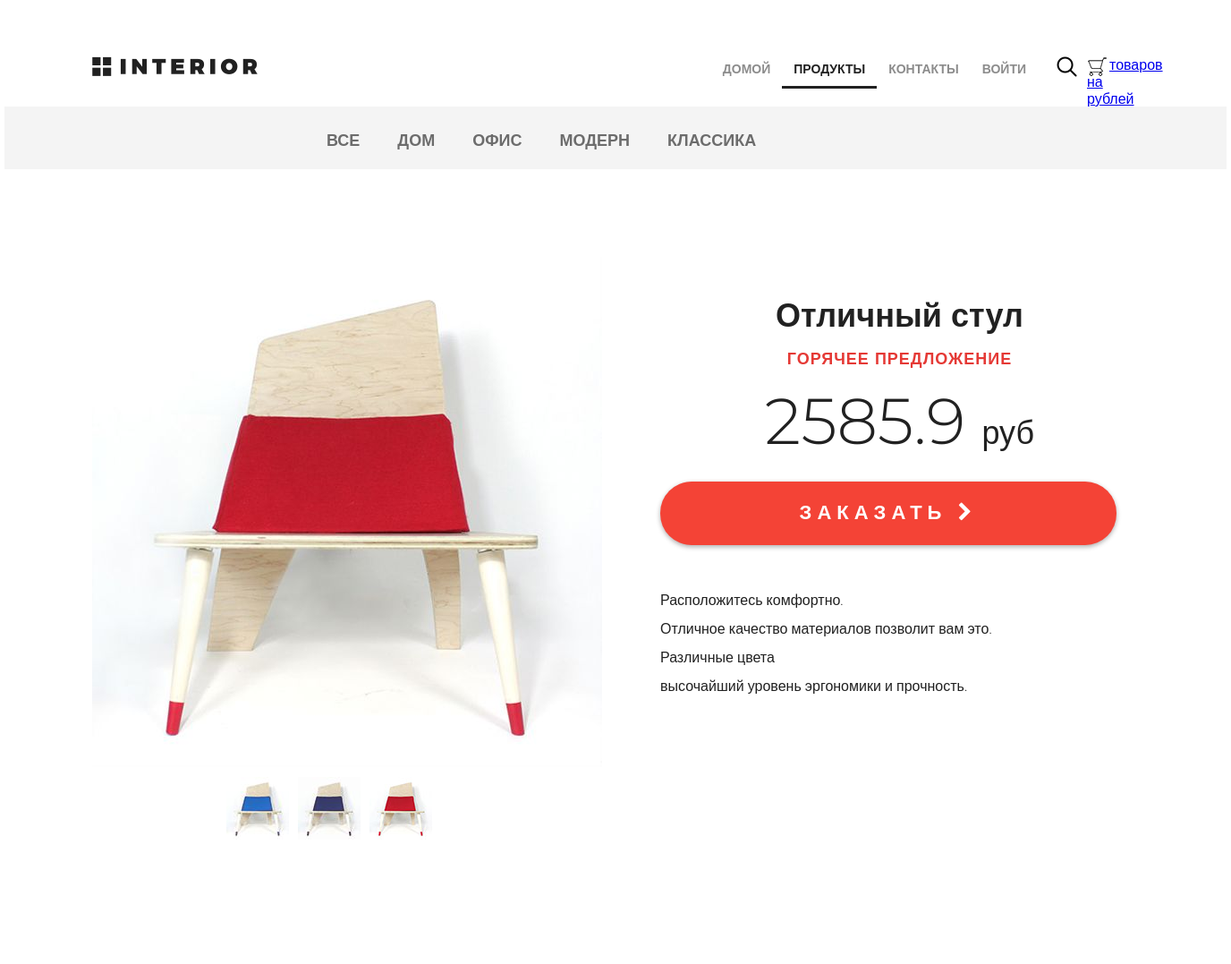
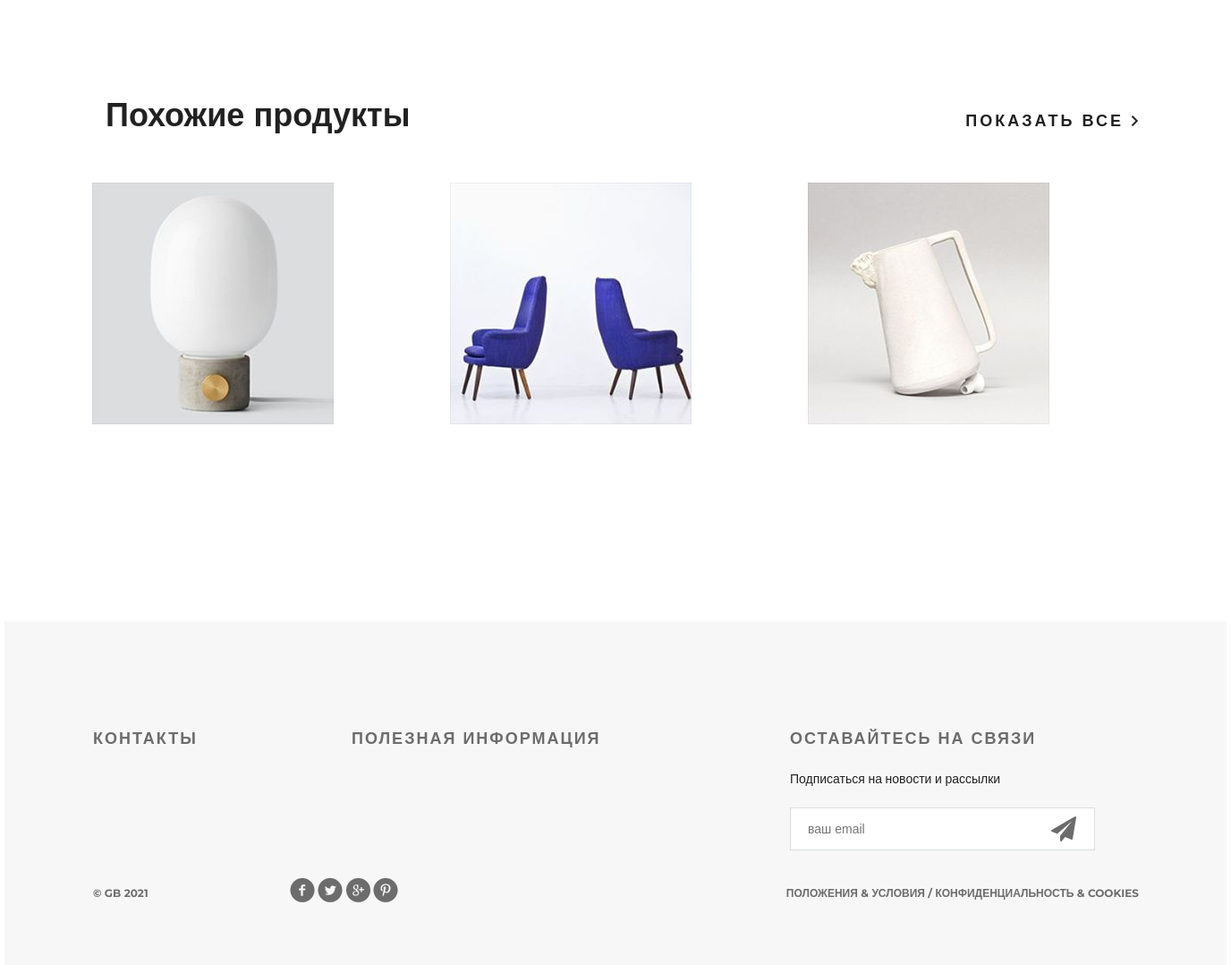
Screenshot of /products/ with the database file from the repository (2 pictures, top to bottom).
### mainapp/models.py (models this page shows, shortened)
class ProductCategory(models.Model):
    name = models.CharField(verbose_name="имя", max_length=64, unique=True)
    description = models.TextField(verbose_name="описание", blank=True)

class Product(models.Model):
    category = models.ForeignKey(ProductCategory, on_delete=models.CASCADE)
    name = models.CharField(verbose_name="имя продукта", max_length=128)
    image = models.ImageField(upload_to="products_images", blank=True)
    short_desc = models.CharField(verbose_name="краткое описание продукта", max_length=60, blank=True)
    description = models.TextField(verbose_name="описание продукта", blank=True)
    price = models.DecimalField(verbose_name="цена продукта", max_digits=8, decimal_places=2, default=0)
    quantity = models.PositiveIntegerField(verbose_name="количество на складе", default=0)

### mainapp/views.py (the view)
# urls.py: path("products/", include("mainapp.categories_urls", namespace="products")),
def products(request, pk=None):
    title = "товары"
    links_menu = ProductCategory.objects.all()
    '''links_menu = [
        {"href":"products_all", "name": "все"},
        {"href":"products_home", "name": "дом"},
        {"href":"products_office", "name": "офис"},
        {"href":"products_modern", "name": "модерн"},
        {"href":"products_classic", "name": "классика"}
    ]'''
    quantity = 0
    price = 0
    if request.user.is_authenticated:
        basket = request.user.basket.all()
        if basket:
            quantity = basket[0].total_quantity
            price = basket[0].total_price
    else:
        basket = []
    if pk is None or pk == 0:
        same_products = Product.objects.all()[:3]
    else:
        same_products = Product.objects.filter(category=pk)
    ''' for prod in basket:
        quantity += prod.quantity'''
    print(quantity)
    content = {
        "title": title,
        "links_menu": links_menu,
        "same_products": same_products,
        "media_url": settings.MEDIA_URL,
        "basket": basket,
        "quantity": quantity,
        "price": price
    }
    return render(request, 'mainapp/products.html', content)

### mainapp/templates/mainapp/products.html (shortened to what this page needs)
{% extends 'mainapp/base.html' %}
{% load staticfiles %}
{% block menu %}
<div class="hero-white">
    <div class="header clearfix">
        <a href="{% url 'main' %}" class="logo"></a>
        {% include 'mainapp/includes/inc_menu.html' %}
    </div>
</div>
{% endblock %}
{% block content %}
<div class="details">
    <div class="links clearfix">
        {% include 'mainapp/includes/inc_categories_menu.html' %}
    </div>
    <div class="details-products">
        <div class="details-slider">
            <div class="slider-product">
                <img src="{% static 'img/slider1.jpg' %}">
            </div>
            <div class="slider-control">
                <div class="block">
                    <a href="#"><img src="{% static 'img/controll.jpg' %}" alt="">
                    </a>
                </div>
                <div class="block">
                    <a href="#"><img src="{% static 'img/controll1.jpg' %}" alt="">
                    </a>
                </div>
                <div class="block">
                    <a href="#"><img src="{% static 'img/controll2.jpg' %}" alt="">
                    </a>
                </div>
            </div>
        </div>
        <div class="description">
            <h3 class="big-bold">Отличный стул</h3>
            <h3 class="red">горячее предложение</h3>
            <p class="price"> 2585.9 <span>руб</span></p>
            <a href="#" class="red-button">
                заказать <i class="fa fa-chevron-right" aria-hidden="true"></i>
            </a>
            <div class="description-text">
                <p>Расположитесь комфортно.</p>
                <p>Отличное качество материалов
                    позволит вам это.</p>
                <p>Различные цвета</p>
                <p>высочайший уровень
                    эргономики и прочность.</p>
            </div>
        </div>
    </div>
    <div class="related">
        <div class="title clearfix">
            <h2>Похожие продукты</h2>
            <a class="explore" href="#">показать все <img src="{% static 'img/arrow.png' %}" alt=""></a>
        </div>
        <div class="related-products clearfix">
            {% for product in same_products %}
            <div class="block">
                {% if user.is_authenticated %}
                    <a href="{% url 'products:product' product.id %}">
                {% else %}
                    <a href="{% url 'login' %}">
                {% endif %}
                    <img src="{{ media_url }}{{ product.image }}" alt="{{ product.short_desc }}">
                </a>
            </div>
            {% endfor %}
        </div>
    </div>
</div>
<div class="clr"></div>
{% endblock %}

### mainapp/templates/mainapp/base.html (shortened to what this page needs)
{% load staticfiles %}
<!DOCTYPE html>
<html>
<head>
    {% block css %}
    <link rel="stylesheet" type="text/css" href="{% static 'css/style.css' %}">
    <link rel="stylesheet" href="{% static 'fonts/font-awesome/css/font-awesome.css' %}">
    {% endblock css %}
</head>
<body>
    <div class="container">
        {% block menu %}
        {% endblock menu %}
        <div class="content">
            {% block content %}
            {% endblock content %}
        </div>
    </div>
    {% block footer %}
    <div class="footer">
        <div class="clearfix">
            <div class="text-footer">
                <h3>контакты</h3>
            </div>
            <div class="text-footer">
                <h3>полезная информация</h3>
            </div>
            <div class="text-footer clearfix">
                <h3>Оставайтесь на связи</h3>
                <p>Подписаться на новости и рассылки</p>
                <form>
                    <input type="email" name="email" placeholder="ваш email">
                    <a href="#"><i class="fa fa-paper-plane fa-2x" aria-hidden="true"></i></a>
                </form>
            </div>
        </div>
        <p class="small">&copy; GB {% now "Y" %}</p>
        <div class="social">
            <a href="#" class="social1"></a>
            <a href="#" class="social2"></a>
            <a href="#" class="social3"></a>
            <a href="#" class="social4"></a>
        </div>
        <p class="small">Положения &amp; Условия / Конфиденциальность &amp; Cookies</p>
    </div>
    {% endblock %}
</body>
</html>

### mainapp/templates/mainapp/includes/inc_menu.html
<ul class="menu">
    <li>
        <a href="{% url 'main' %}" class="{% if request.resolver_match.url_name == 'main' %}active{% endif %}">
            домой
        </a>
    </li>
    <li>
        <a href="{% url 'products:index' %}" class="{% if '/products/' in request.path %}active{% endif %}">
            продукты
        </a>
    </li>
    <li>
        <a href="{% url 'contact' %}" class="{% if request.resolver_match.url_name == 'contact' %}active{% endif %}">
            контакты
        </a>
    </li>
{% if user.is_authenticated %}
    <li>
        <a href="{% url 'logout' %}" >
            выход
        </a>
    </li>
    <li>
        <a href="{% url 'authapp:edit' %}" >
            профиль
        </a>
    </li>
{% else %}
    <li>
        <a href="{% url 'login' %}" >
            войти
        </a>
    </li>
{% endif %}
</ul>
<a href="#" class="search">
</a>
<a class="basket" href="{% url 'basket:view' %}">
    <span>{{ basket.0.total_quantity }} товаров на {{ basket.0.total_price }} рублей
    </span></a>

### mainapp/templates/mainapp/includes/inc_categories_menu.html
<ul class="links-menu">
    <li>
        {% url 'products:category' 0 as category_all %}
        <a href="{% url 'products:category' 0 %}" {% if category_all in request.path %}class="active" {% endif %}>
            все
        </a>
    </li>
    {% for link in links_menu %}
        {% url 'products:category' link.pk as category_path %}
    <li>
        <a href="{% url 'products:category' link.pk %}"{% if category_path in request.path %}class="active" {% endif %}>
            {{ link.name }}
        </a>
    </li>
    {% endfor %}
</ul>

### rows the page displays
ProductCategory: name "ДОМ"
ProductCategory: name "ОФИС"
ProductCategory: name "МОДЕРН"
ProductCategory: name "КЛАССИКА"
Product: image (picture)
Product: image (picture)
Product: image (picture)
